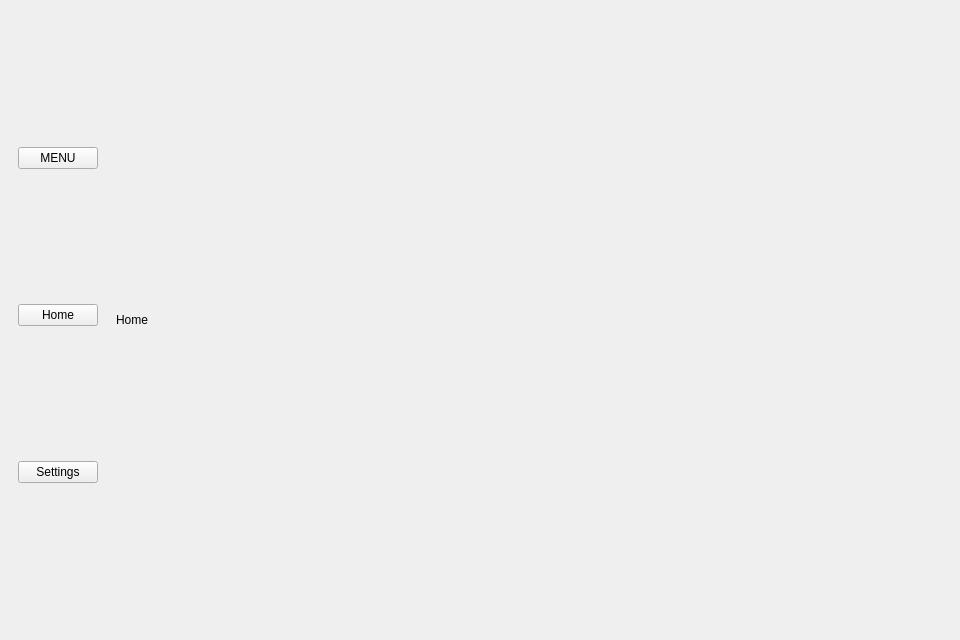
<?xml version="1.0" encoding="UTF-8"?>
<ui version="4.0">
 <class>ShowcaseDashboard</class>
 <widget class="QCustomQMainWindow" name="ShowcaseDashboard">
  <property name="geometry">
   <rect><x>0</x><y>0</y><width>960</width><height>640</height></rect>
  </property>
  <property name="windowTitle"><string>ShowcaseDashboard</string></property>
  <widget class="QWidget" name="centralwidget">
   <layout class="QHBoxLayout" name="mainLayout">
    <property name="spacing"><number>0</number></property>
    <item>
     <widget class="QCustomSidebar" name="leftMenu">
      <layout class="QVBoxLayout" name="menuLayout">
       <item>
        <widget class="QPushButton" name="menuBtn">
         <property name="text"><string>MENU</string></property>
        </widget>
       </item>
       <item>
        <widget class="QCustomSidebarButton" name="homeBtn">
         <property name="text"><string>Home</string></property>
        </widget>
       </item>
       <item>
        <widget class="QCustomSidebarButton" name="settingsBtn">
         <property name="text"><string>Settings</string></property>
        </widget>
       </item>
       <item>
        <spacer name="menuSpacer">
         <property name="orientation"><enum>Qt::Vertical</enum></property>
        </spacer>
       </item>
      </layout>
     </widget>
    </item>
    <item>
     <widget class="QCustomQStackedWidget" name="mainPages">
      <widget class="QWidget" name="homePage">
       <layout class="QVBoxLayout" name="homeLayout">
        <item>
         <widget class="QLabel" name="homeTitle">
          <property name="text"><string>Home</string></property>
         </widget>
        </item>
       </layout>
      </widget>
      <widget class="QWidget" name="settingsPage">
       <layout class="QVBoxLayout" name="settingsLayout">
        <item>
         <widget class="QLabel" name="settingsTitle">
          <property name="text"><string>Settings</string></property>
         </widget>
        </item>
       </layout>
      </widget>
     </widget>
    </item>
   </layout>
  </widget>
 </widget>
 <customwidgets>
  <customwidget>
   <class>QCustomQMainWindow</class><extends>QMainWindow</extends>
   <header>Custom_Widgets.QCustomQMainWindow</header><container>1</container>
  </customwidget>
  <customwidget>
   <class>QCustomSidebar</class><extends>QWidget</extends>
   <header>Custom_Widgets.QCustomSidebar</header><container>1</container>
  </customwidget>
  <customwidget>
   <class>QCustomSidebarButton</class><extends>QPushButton</extends>
   <header>Custom_Widgets.QCustomSidebarButton</header>
  </customwidget>
  <customwidget>
   <class>QCustomQStackedWidget</class><extends>QStackedWidget</extends>
   <header>Custom_Widgets.QCustomQStackedWidget</header><container>1</container>
  </customwidget>
 </customwidgets>
 <resources/>
 <connections/>
</ui>
